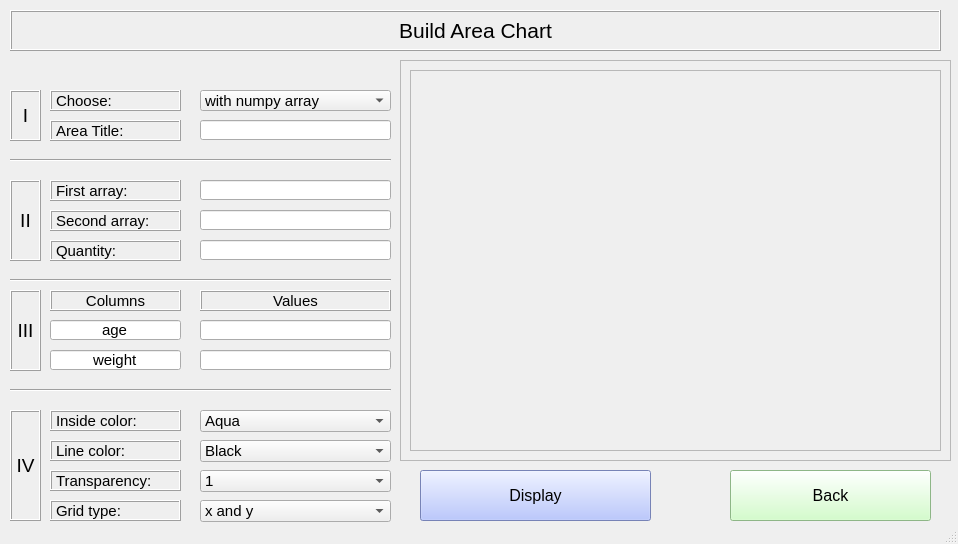
<?xml version="1.0" encoding="UTF-8"?>
<ui version="4.0">
 <class>area_page</class>
 <widget class="QMainWindow" name="area_page">
  <property name="geometry">
   <rect>
    <x>0</x>
    <y>0</y>
    <width>958</width>
    <height>544</height>
   </rect>
  </property>
  <property name="windowTitle">
   <string>MainWindow</string>
  </property>
  <widget class="QWidget" name="centralwidget">
   <widget class="QLabel" name="area_label">
    <property name="geometry">
     <rect>
      <x>10</x>
      <y>10</y>
      <width>931</width>
      <height>41</height>
     </rect>
    </property>
    <property name="font">
     <font>
      <pointsize>16</pointsize>
     </font>
    </property>
    <property name="frameShape">
     <enum>QFrame::Box</enum>
    </property>
    <property name="frameShadow">
     <enum>QFrame::Raised</enum>
    </property>
    <property name="text">
     <string>Build Area Chart</string>
    </property>
    <property name="alignment">
     <set>Qt::AlignCenter</set>
    </property>
   </widget>
   <widget class="QFrame" name="fr_d">
    <property name="geometry">
     <rect>
      <x>400</x>
      <y>60</y>
      <width>551</width>
      <height>401</height>
     </rect>
    </property>
    <property name="frameShape">
     <enum>QFrame::StyledPanel</enum>
    </property>
    <property name="frameShadow">
     <enum>QFrame::Raised</enum>
    </property>
    <layout class="QHBoxLayout" name="horizontalLayout">
     <item>
      <widget class="QFrame" name="fr_u">
       <property name="frameShape">
        <enum>QFrame::StyledPanel</enum>
       </property>
       <property name="frameShadow">
        <enum>QFrame::Raised</enum>
       </property>
      </widget>
     </item>
    </layout>
   </widget>
   <widget class="QPushButton" name="back_button">
    <property name="geometry">
     <rect>
      <x>730</x>
      <y>470</y>
      <width>201</width>
      <height>51</height>
     </rect>
    </property>
    <property name="font">
     <font>
      <pointsize>12</pointsize>
     </font>
    </property>
    <property name="styleSheet">
     <string notr="true">background-color: rgb(199, 255, 189);</string>
    </property>
    <property name="text">
     <string>Back</string>
    </property>
   </widget>
   <widget class="QPushButton" name="display_button">
    <property name="geometry">
     <rect>
      <x>420</x>
      <y>470</y>
      <width>231</width>
      <height>51</height>
     </rect>
    </property>
    <property name="font">
     <font>
      <pointsize>12</pointsize>
     </font>
    </property>
    <property name="styleSheet">
     <string notr="true">background-color: rgb(166, 183, 255);</string>
    </property>
    <property name="text">
     <string>Display</string>
    </property>
   </widget>
   <widget class="QLabel" name="title_label">
    <property name="geometry">
     <rect>
      <x>50</x>
      <y>120</y>
      <width>131</width>
      <height>21</height>
     </rect>
    </property>
    <property name="font">
     <font>
      <pointsize>11</pointsize>
     </font>
    </property>
    <property name="frameShape">
     <enum>QFrame::Box</enum>
    </property>
    <property name="frameShadow">
     <enum>QFrame::Raised</enum>
    </property>
    <property name="text">
     <string>Area Title:</string>
    </property>
   </widget>
   <widget class="QLabel" name="first_label">
    <property name="geometry">
     <rect>
      <x>50</x>
      <y>180</y>
      <width>131</width>
      <height>21</height>
     </rect>
    </property>
    <property name="font">
     <font>
      <pointsize>11</pointsize>
     </font>
    </property>
    <property name="frameShape">
     <enum>QFrame::Box</enum>
    </property>
    <property name="frameShadow">
     <enum>QFrame::Raised</enum>
    </property>
    <property name="text">
     <string>First array:</string>
    </property>
   </widget>
   <widget class="QLabel" name="second_label">
    <property name="geometry">
     <rect>
      <x>50</x>
      <y>210</y>
      <width>131</width>
      <height>21</height>
     </rect>
    </property>
    <property name="font">
     <font>
      <pointsize>11</pointsize>
     </font>
    </property>
    <property name="frameShape">
     <enum>QFrame::Box</enum>
    </property>
    <property name="frameShadow">
     <enum>QFrame::Raised</enum>
    </property>
    <property name="text">
     <string>Second array:</string>
    </property>
   </widget>
   <widget class="QLabel" name="in_label">
    <property name="geometry">
     <rect>
      <x>50</x>
      <y>410</y>
      <width>131</width>
      <height>21</height>
     </rect>
    </property>
    <property name="font">
     <font>
      <pointsize>11</pointsize>
     </font>
    </property>
    <property name="frameShape">
     <enum>QFrame::Box</enum>
    </property>
    <property name="frameShadow">
     <enum>QFrame::Raised</enum>
    </property>
    <property name="text">
     <string>Inside color:</string>
    </property>
   </widget>
   <widget class="QLabel" name="out_label">
    <property name="geometry">
     <rect>
      <x>50</x>
      <y>440</y>
      <width>131</width>
      <height>21</height>
     </rect>
    </property>
    <property name="font">
     <font>
      <pointsize>11</pointsize>
     </font>
    </property>
    <property name="frameShape">
     <enum>QFrame::Box</enum>
    </property>
    <property name="frameShadow">
     <enum>QFrame::Raised</enum>
    </property>
    <property name="text">
     <string>Line color:</string>
    </property>
   </widget>
   <widget class="QLineEdit" name="title_line">
    <property name="geometry">
     <rect>
      <x>200</x>
      <y>120</y>
      <width>191</width>
      <height>20</height>
     </rect>
    </property>
    <property name="font">
     <font>
      <pointsize>11</pointsize>
     </font>
    </property>
    <property name="alignment">
     <set>Qt::AlignCenter</set>
    </property>
   </widget>
   <widget class="QLineEdit" name="first_line">
    <property name="geometry">
     <rect>
      <x>200</x>
      <y>180</y>
      <width>191</width>
      <height>20</height>
     </rect>
    </property>
    <property name="font">
     <font>
      <pointsize>11</pointsize>
     </font>
    </property>
    <property name="alignment">
     <set>Qt::AlignCenter</set>
    </property>
   </widget>
   <widget class="QLineEdit" name="second_line">
    <property name="geometry">
     <rect>
      <x>200</x>
      <y>210</y>
      <width>191</width>
      <height>20</height>
     </rect>
    </property>
    <property name="font">
     <font>
      <pointsize>11</pointsize>
     </font>
    </property>
    <property name="alignment">
     <set>Qt::AlignCenter</set>
    </property>
   </widget>
   <widget class="QComboBox" name="box_1">
    <property name="geometry">
     <rect>
      <x>200</x>
      <y>410</y>
      <width>191</width>
      <height>22</height>
     </rect>
    </property>
    <property name="font">
     <font>
      <pointsize>11</pointsize>
     </font>
    </property>
    <item>
     <property name="text">
      <string>Aqua</string>
     </property>
    </item>
    <item>
     <property name="text">
      <string>Khaki</string>
     </property>
    </item>
    <item>
     <property name="text">
      <string>Moccasin</string>
     </property>
    </item>
    <item>
     <property name="text">
      <string>Pink</string>
     </property>
    </item>
    <item>
     <property name="text">
      <string>Silver</string>
     </property>
    </item>
   </widget>
   <widget class="QComboBox" name="box_2">
    <property name="geometry">
     <rect>
      <x>200</x>
      <y>440</y>
      <width>191</width>
      <height>22</height>
     </rect>
    </property>
    <property name="font">
     <font>
      <pointsize>11</pointsize>
     </font>
    </property>
    <item>
     <property name="text">
      <string>Black</string>
     </property>
    </item>
    <item>
     <property name="text">
      <string>DarkBlue</string>
     </property>
    </item>
    <item>
     <property name="text">
      <string>DarkRed</string>
     </property>
    </item>
    <item>
     <property name="text">
      <string>DarkGreen</string>
     </property>
    </item>
   </widget>
   <widget class="QLabel" name="tran_label">
    <property name="geometry">
     <rect>
      <x>50</x>
      <y>470</y>
      <width>131</width>
      <height>21</height>
     </rect>
    </property>
    <property name="font">
     <font>
      <pointsize>11</pointsize>
     </font>
    </property>
    <property name="frameShape">
     <enum>QFrame::Box</enum>
    </property>
    <property name="frameShadow">
     <enum>QFrame::Raised</enum>
    </property>
    <property name="text">
     <string>Transparency:</string>
    </property>
   </widget>
   <widget class="QComboBox" name="box_3">
    <property name="geometry">
     <rect>
      <x>200</x>
      <y>470</y>
      <width>191</width>
      <height>22</height>
     </rect>
    </property>
    <property name="font">
     <font>
      <pointsize>11</pointsize>
     </font>
    </property>
    <item>
     <property name="text">
      <string>1</string>
     </property>
    </item>
    <item>
     <property name="text">
      <string>0.75</string>
     </property>
    </item>
    <item>
     <property name="text">
      <string>0.5</string>
     </property>
    </item>
    <item>
     <property name="text">
      <string>0.25</string>
     </property>
    </item>
    <item>
     <property name="text">
      <string>0.1</string>
     </property>
    </item>
   </widget>
   <widget class="QLabel" name="q_label">
    <property name="geometry">
     <rect>
      <x>50</x>
      <y>240</y>
      <width>131</width>
      <height>21</height>
     </rect>
    </property>
    <property name="font">
     <font>
      <pointsize>11</pointsize>
     </font>
    </property>
    <property name="frameShape">
     <enum>QFrame::Box</enum>
    </property>
    <property name="frameShadow">
     <enum>QFrame::Raised</enum>
    </property>
    <property name="text">
     <string>Quantity:</string>
    </property>
   </widget>
   <widget class="QLineEdit" name="q_line">
    <property name="geometry">
     <rect>
      <x>200</x>
      <y>240</y>
      <width>191</width>
      <height>20</height>
     </rect>
    </property>
    <property name="font">
     <font>
      <pointsize>11</pointsize>
     </font>
    </property>
    <property name="alignment">
     <set>Qt::AlignCenter</set>
    </property>
   </widget>
   <widget class="QLabel" name="grid_label">
    <property name="geometry">
     <rect>
      <x>50</x>
      <y>500</y>
      <width>131</width>
      <height>21</height>
     </rect>
    </property>
    <property name="font">
     <font>
      <pointsize>11</pointsize>
     </font>
    </property>
    <property name="frameShape">
     <enum>QFrame::Box</enum>
    </property>
    <property name="frameShadow">
     <enum>QFrame::Raised</enum>
    </property>
    <property name="text">
     <string>Grid type:</string>
    </property>
   </widget>
   <widget class="QComboBox" name="box_4">
    <property name="geometry">
     <rect>
      <x>200</x>
      <y>500</y>
      <width>191</width>
      <height>22</height>
     </rect>
    </property>
    <property name="font">
     <font>
      <pointsize>11</pointsize>
     </font>
    </property>
    <item>
     <property name="text">
      <string>x and y</string>
     </property>
    </item>
    <item>
     <property name="text">
      <string>x</string>
     </property>
    </item>
    <item>
     <property name="text">
      <string>y</string>
     </property>
    </item>
   </widget>
   <widget class="Line" name="line_three">
    <property name="geometry">
     <rect>
      <x>10</x>
      <y>380</y>
      <width>381</width>
      <height>21</height>
     </rect>
    </property>
    <property name="orientation">
     <enum>Qt::Horizontal</enum>
    </property>
   </widget>
   <widget class="QLabel" name="choose_label">
    <property name="geometry">
     <rect>
      <x>50</x>
      <y>90</y>
      <width>131</width>
      <height>21</height>
     </rect>
    </property>
    <property name="font">
     <font>
      <pointsize>11</pointsize>
     </font>
    </property>
    <property name="frameShape">
     <enum>QFrame::Box</enum>
    </property>
    <property name="frameShadow">
     <enum>QFrame::Raised</enum>
    </property>
    <property name="text">
     <string>Choose:</string>
    </property>
   </widget>
   <widget class="QComboBox" name="choose_box">
    <property name="geometry">
     <rect>
      <x>200</x>
      <y>90</y>
      <width>191</width>
      <height>21</height>
     </rect>
    </property>
    <property name="font">
     <font>
      <pointsize>11</pointsize>
     </font>
    </property>
    <item>
     <property name="text">
      <string>with numpy array</string>
     </property>
    </item>
    <item>
     <property name="text">
      <string>with pandas DataFrame</string>
     </property>
    </item>
   </widget>
   <widget class="Line" name="line_one">
    <property name="geometry">
     <rect>
      <x>10</x>
      <y>150</y>
      <width>381</width>
      <height>21</height>
     </rect>
    </property>
    <property name="orientation">
     <enum>Qt::Horizontal</enum>
    </property>
   </widget>
   <widget class="Line" name="line_two">
    <property name="geometry">
     <rect>
      <x>10</x>
      <y>270</y>
      <width>381</width>
      <height>21</height>
     </rect>
    </property>
    <property name="orientation">
     <enum>Qt::Horizontal</enum>
    </property>
   </widget>
   <widget class="QLineEdit" name="age_line">
    <property name="geometry">
     <rect>
      <x>50</x>
      <y>320</y>
      <width>131</width>
      <height>20</height>
     </rect>
    </property>
    <property name="font">
     <font>
      <pointsize>11</pointsize>
     </font>
    </property>
    <property name="text">
     <string>age</string>
    </property>
    <property name="alignment">
     <set>Qt::AlignCenter</set>
    </property>
   </widget>
   <widget class="QLineEdit" name="weight_line">
    <property name="geometry">
     <rect>
      <x>50</x>
      <y>350</y>
      <width>131</width>
      <height>20</height>
     </rect>
    </property>
    <property name="font">
     <font>
      <pointsize>11</pointsize>
     </font>
    </property>
    <property name="text">
     <string>weight</string>
    </property>
    <property name="alignment">
     <set>Qt::AlignCenter</set>
    </property>
   </widget>
   <widget class="QLabel" name="column_label">
    <property name="geometry">
     <rect>
      <x>50</x>
      <y>290</y>
      <width>131</width>
      <height>21</height>
     </rect>
    </property>
    <property name="font">
     <font>
      <pointsize>11</pointsize>
     </font>
    </property>
    <property name="frameShape">
     <enum>QFrame::Box</enum>
    </property>
    <property name="frameShadow">
     <enum>QFrame::Raised</enum>
    </property>
    <property name="text">
     <string>Columns</string>
    </property>
    <property name="alignment">
     <set>Qt::AlignCenter</set>
    </property>
   </widget>
   <widget class="QLabel" name="value_label">
    <property name="geometry">
     <rect>
      <x>200</x>
      <y>290</y>
      <width>191</width>
      <height>21</height>
     </rect>
    </property>
    <property name="font">
     <font>
      <pointsize>11</pointsize>
     </font>
    </property>
    <property name="frameShape">
     <enum>QFrame::Box</enum>
    </property>
    <property name="frameShadow">
     <enum>QFrame::Raised</enum>
    </property>
    <property name="text">
     <string>Values</string>
    </property>
    <property name="alignment">
     <set>Qt::AlignCenter</set>
    </property>
   </widget>
   <widget class="QLineEdit" name="age_values">
    <property name="geometry">
     <rect>
      <x>200</x>
      <y>320</y>
      <width>191</width>
      <height>20</height>
     </rect>
    </property>
    <property name="font">
     <font>
      <pointsize>11</pointsize>
     </font>
    </property>
    <property name="alignment">
     <set>Qt::AlignCenter</set>
    </property>
   </widget>
   <widget class="QLineEdit" name="kg_values">
    <property name="geometry">
     <rect>
      <x>200</x>
      <y>350</y>
      <width>191</width>
      <height>20</height>
     </rect>
    </property>
    <property name="font">
     <font>
      <pointsize>11</pointsize>
     </font>
    </property>
    <property name="alignment">
     <set>Qt::AlignCenter</set>
    </property>
   </widget>
   <widget class="QLabel" name="ord_label_1">
    <property name="geometry">
     <rect>
      <x>10</x>
      <y>90</y>
      <width>31</width>
      <height>51</height>
     </rect>
    </property>
    <property name="font">
     <font>
      <pointsize>14</pointsize>
     </font>
    </property>
    <property name="frameShape">
     <enum>QFrame::Box</enum>
    </property>
    <property name="frameShadow">
     <enum>QFrame::Raised</enum>
    </property>
    <property name="text">
     <string>I</string>
    </property>
    <property name="alignment">
     <set>Qt::AlignCenter</set>
    </property>
   </widget>
   <widget class="QLabel" name="ord_label_2">
    <property name="geometry">
     <rect>
      <x>10</x>
      <y>180</y>
      <width>31</width>
      <height>81</height>
     </rect>
    </property>
    <property name="font">
     <font>
      <pointsize>14</pointsize>
     </font>
    </property>
    <property name="frameShape">
     <enum>QFrame::Box</enum>
    </property>
    <property name="frameShadow">
     <enum>QFrame::Raised</enum>
    </property>
    <property name="text">
     <string>II</string>
    </property>
    <property name="alignment">
     <set>Qt::AlignCenter</set>
    </property>
   </widget>
   <widget class="QLabel" name="ord_label_3">
    <property name="geometry">
     <rect>
      <x>10</x>
      <y>290</y>
      <width>31</width>
      <height>81</height>
     </rect>
    </property>
    <property name="font">
     <font>
      <pointsize>14</pointsize>
     </font>
    </property>
    <property name="frameShape">
     <enum>QFrame::Box</enum>
    </property>
    <property name="frameShadow">
     <enum>QFrame::Raised</enum>
    </property>
    <property name="text">
     <string>III</string>
    </property>
    <property name="alignment">
     <set>Qt::AlignCenter</set>
    </property>
   </widget>
   <widget class="QLabel" name="ord_label_4">
    <property name="geometry">
     <rect>
      <x>10</x>
      <y>410</y>
      <width>31</width>
      <height>111</height>
     </rect>
    </property>
    <property name="font">
     <font>
      <pointsize>14</pointsize>
     </font>
    </property>
    <property name="frameShape">
     <enum>QFrame::Box</enum>
    </property>
    <property name="frameShadow">
     <enum>QFrame::Raised</enum>
    </property>
    <property name="text">
     <string>IV</string>
    </property>
    <property name="alignment">
     <set>Qt::AlignCenter</set>
    </property>
   </widget>
  </widget>
  <widget class="QStatusBar" name="statusbar"/>
 </widget>
 <resources/>
 <connections/>
</ui>
